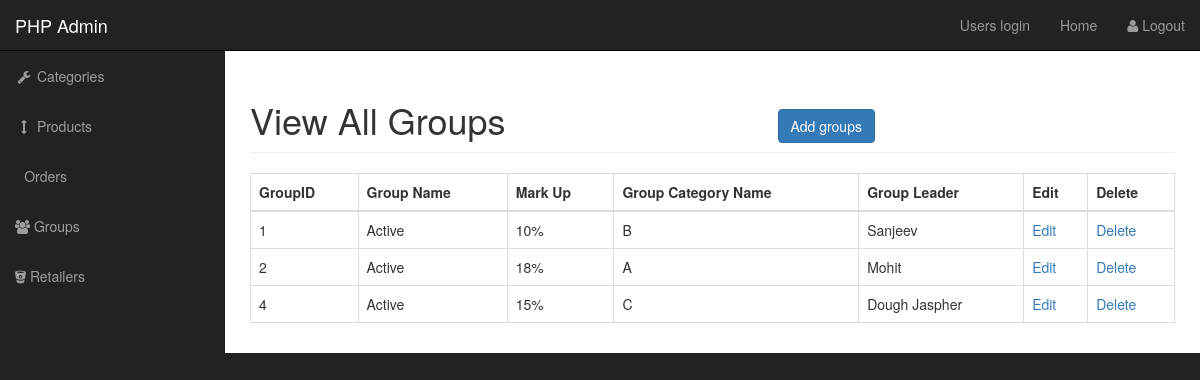
Page /admin/view_all_groups.php on the committed database.
### tables this page shows
CREATE TABLE `groups` (
  `groupId` int(11) NOT NULL,
  `group_name` char(50) NOT NULL,
  `commission` varchar(50) NOT NULL,
  `group_category` varchar(50) NOT NULL,
  `group_leader` varchar(50) NOT NULL
);

### admin/view_all_groups.php (the view, shortened to what this page needs)
<?php include "../inc/connect.php"; ?>
<?php  include "includes/admin_header.php" ?>
    <div id="wrapper">
       <?php  include "includes/admin_navigation.php" ?>
<div id="page-wrapper">
            <div class="container-fluid">
                <div class="row">
				<div class="col-lg-12">
                        <h1 class="page-header">
                          View All Groups
						   &emsp;&emsp;&emsp;&emsp;&emsp;&emsp;&emsp;
						  <a href="add_groups.php"> <input type="button" class= "btn btn-primary"   value="Add groups"> </a>
                        </h1>
<table class="table table-bordered table-hover">
						<thead>
						<tr>
						<th>GroupID</th>
						<th>Group Name</th>
						<th>Mark Up</th>
						<th>Group Category Name</th>
						<th>Group Leader</th>
						<th>Edit</th>
						<th>Delete</th>
						</tr>
						</thead>
                   <tbody>
				  <?php
				   $query = "SELECT * FROM groups";
				   $select_group = mysqli_query($conn, $query);
					while($row = mysqli_fetch_assoc($select_group)) {
							$groupId = $row['groupId'];
							$group_name = $row['group_name'];
							$commission = $row['commission'];
							$group_category = $row['group_category'];
							$group_leader = $row['group_leader'];
							echo "<tr>";
							echo "<td>$groupId </td>";
							echo "<td>$group_name </td>";
							echo "<td>$commission</td>";
							echo "<td>$group_category</td>";
							echo "<td>$group_leader</td>";
							echo "<td><a href='edit_groups.php?group_id={$groupId}'> Edit </a></td>";
							echo "<td><a onClick = \"javascript: return confirm('Are you sure you want to delete'); \" href='view_all_groups.php?delete={$groupId}'> Delete </a></td>";
							echo "</tr>";
					}
				  ?>
				   </tbody>
				   </table>
	 </body>
 <html>

### admin/css/sb-admin.css (style rules this page uses)
body { margin-top: 100px; background-color: #222; }
@media (min-width:768px) { body { margin-top: 50px; } }
#wrapper { padding-left: 0; }
#page-wrapper { width: 100%; padding: 0; background-color: #fff; }
@media (min-width:768px) { #wrapper { padding-left: 225px; } }
@media (min-width:768px) { #page-wrapper { padding: 10px; } }

### rows in the picture
groups: groupId "1", group_name "Active", commission "10%", group_category "B", group_leader "Sanjeev"
groups: groupId "2", group_name "Active", commission "18%", group_category "A", group_leader "Mohit"
groups: groupId "4", group_name "Active", commission "15%", group_category "C", group_leader "Dough Jaspher"
